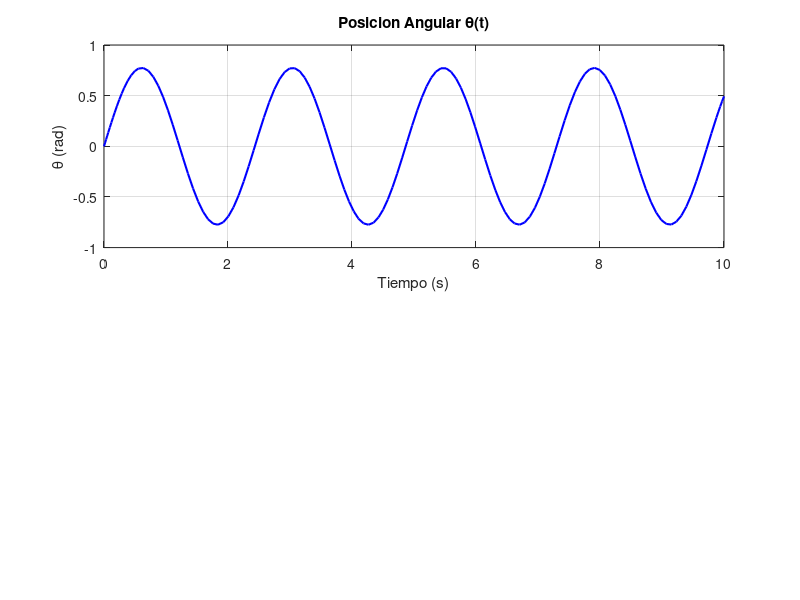

This figure's MATLAB source:

m = 10;     % kg
r = 0.05;   
k = 100;    % N/m

% Condiciones iniciales [theta(0); dtheta(0)]
x0 = [0; 2]; 

% Tiempo de simulacion
tspan = [0 10];

% Sistema en espacio de estados
sistema_ods = @(t, x) [x(2); -(2*k)/(3*m)*x(1)];

% Simulacion con ode45
[t, x] = ode45(sistema_ods, tspan, x0);

% Graficas
figure;
subplot(2,1,1);
plot(t, x(:,1), 'b', 'LineWidth', 1.5);
grid on;
title('Posicion Angular \theta(t)');
xlabel('Tiempo (s)'); ylabel('\theta (rad)');
